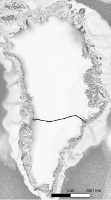
#> input picture paper/genfigs/gis/gris-profile-gray.png, 111 x 200 px
$ python giscross.py
#> lines starting #> are read from the running program, lines starting #| are printed output that depends on the picture
### paper/genfigs/writeout.py
# module provides writeout()

import matplotlib.pyplot as plt

_SHOW = False
def writeout(outname):
    if _SHOW:
        plt.show()
    else:
        print('writing file ' + outname)
        plt.savefig(outname, bbox_inches='tight')

### paper/genfigs/giscross.py
#!/usr/bin/env python3

import numpy as np
import matplotlib.pyplot as plt
import pandas as pd
import sys
from writeout import writeout

df = pd.read_csv('gis/gris_cross_profile_lat_70.csv')
#> (reads paper/genfigs/gis/gris_cross_profile_lat_70.csv from the repository)
x = np.array(df["Profile [m]"]) / 1000.0
b = np.array(df["Bed [m]"])
s0 = np.array(df["Surface [m]"])
s = s0.copy()
s[s0 < 10.0] = b[s0 < 10.0]
H = s - b
L = 750.0

# s(x) and b(x) versus x, with 100x exaggeration
plt.figure(figsize=(10,7))
plt.subplot(2,1,1)
plt.plot(x,s,'k',label='surface $s$')
plt.plot(x,b,'k--',label='bed $b$')
plt.grid(True)
plt.xlabel('')
plt.ylabel('elevation  (m)',fontsize=18.0)
plt.xticks(fontsize=14.0)
plt.yticks(fontsize=14.0)
plt.minorticks_off()
plt.axis([0.0,L,-1000.0,3500.0])
plt.legend(loc='upper left',fontsize=14.0)
fig = plt.subplot(2,1,2)
plt.plot(x,H,'k')
plt.grid(True)
plt.xlabel('$x$  (km)',fontsize=18.0)
plt.ylabel('thickness $H$  (m)',fontsize=18.0)
plt.gca().yaxis.set_label_coords(-0.1,0.5)  # fiddle with location
plt.xticks(fontsize=14.0)
plt.yticks(fontsize=14.0)
plt.minorticks_off()
plt.axis([0.0,L,-100.0,3500.0])
im = plt.imread('gis/gris-profile-gray.png')  # image is 200 pixels tall
#> im is the input picture: shape (200, 111, 4) float32; mean R, G, B, A 0.84, 0.84, 0.84, 1
plt.figimage(im, 135.0, 100.0)  # offset in pixels
writeout('giscross.pdf')
#> in writeout, `plt.savefig(outname, bbox_inches='tight')`:
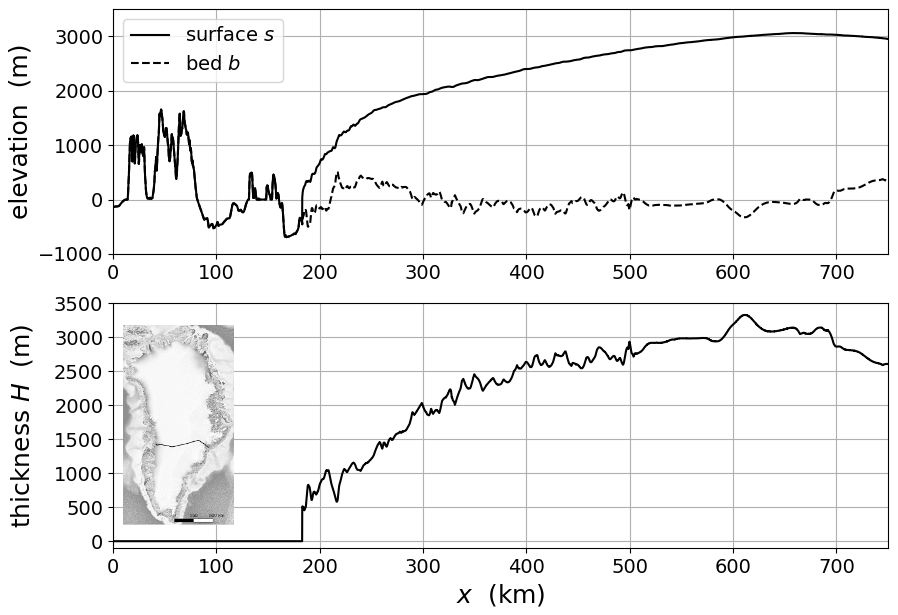
#> figure drawn by matplotlib, 2 panels; panel 1: curve peaks at x = 657.2, y = 3058; panel 1: curve peaks at x = 46.51, y = 1653; panel 2: curve peaks at x = 611.2, y = 3325
